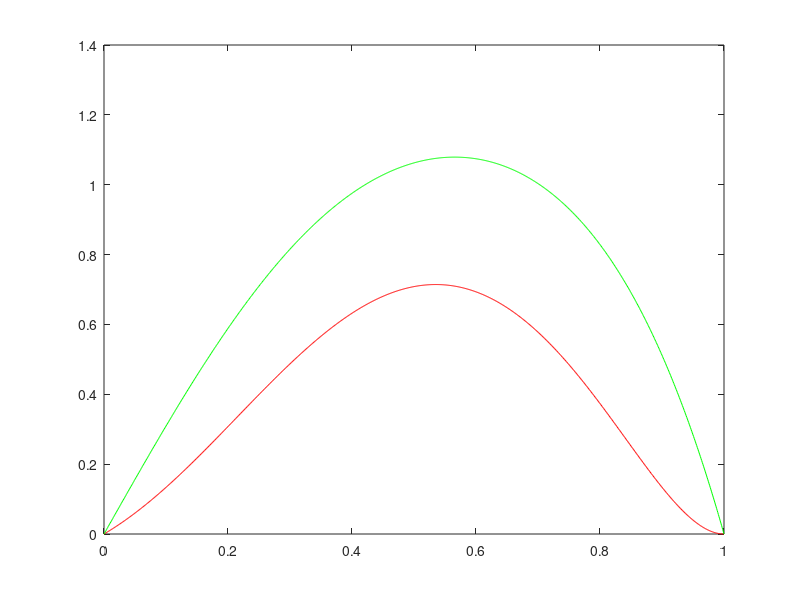

Here is the MATLAB script that generated this plot:
clc;clear;
x=linspace(0,1,1000);
f=(x.^4+1).*sin(pi.*x);
b=0;
B=zeros(4,1000);
B(1,:)=nchoosek(3,0).*(x.^0).*(1-x).^(3-0);
B(2,:)=nchoosek(3,1).*(x.^1).*(1-x).^(3-1);
B(3,:)=nchoosek(3,2).*(x.^2).*(1-x).^(3-2);
B(4,:)=nchoosek(3,3).*(x.^3).*(1-x).^(3-3);
for i=1:3
    b=b+(i/3).*f.*B(i,:);
end
plot(x,b,'r');
hold on
plot(x,f,'g');